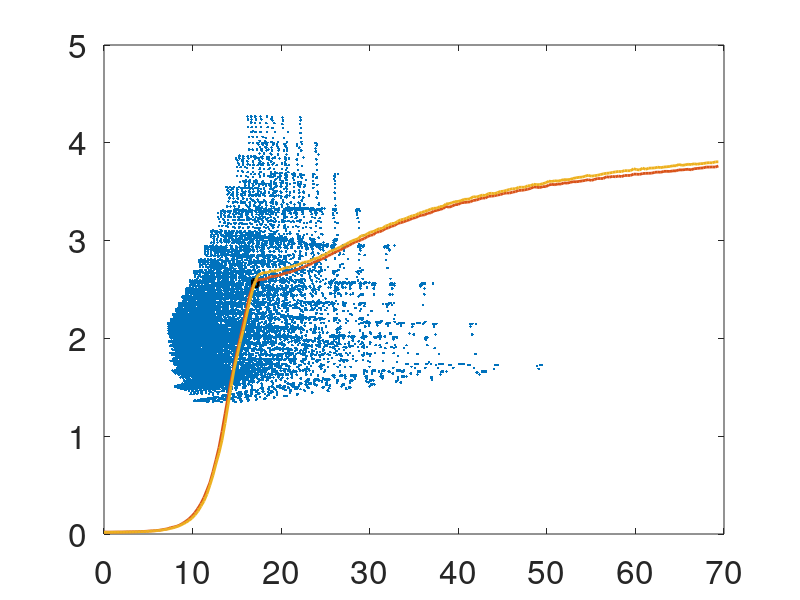
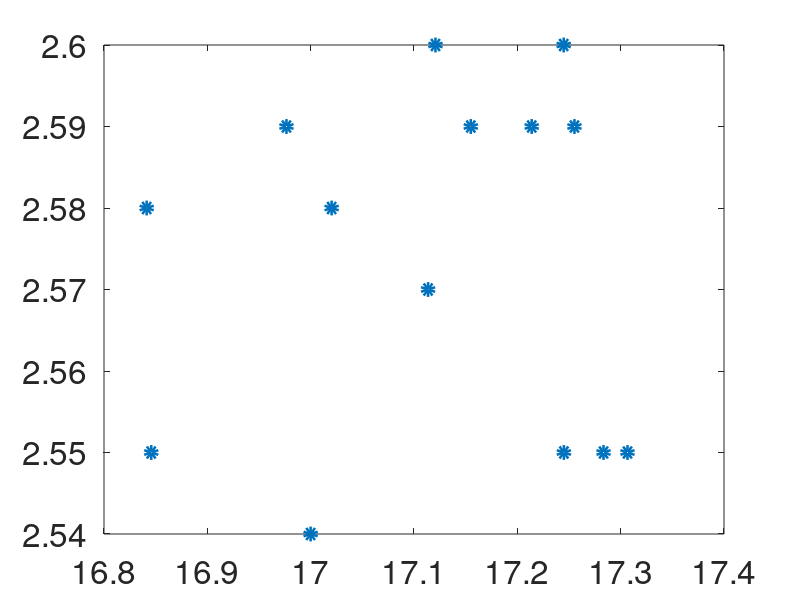

Write MATLAB code to recreate these figures, in order.
%% Program for find the exponential phase ending point
clear;
clc;

%% Load data
load loop52018510050400

%% Set the expect range
xlb = 16.743;
xub = 17.425;
ylb = 2.528;
yub = 2.601;
figure(1)
plot(Tn_unit,Xn_unit,'.');
hold on
rectangle('position',[xlb,ylb,xub-xlb,yub-ylb],'LineWidth',2)

%% load data
load CENPK21C_0410_1pct_glucose_pbpr  
CENPK21C_0410_1pct_glucose_pbpr_pop_density = CENPK21C_0410_1pct_glucose_pbpr.CENPK21C_0410_1pct_glucose_pbpr_pop_density;
CENPK21C_0410_1pct_glucose_pbpr_time = CENPK21C_0410_1pct_glucose_pbpr.CENPK21C_0410_1pct_glucose_pbpr_time;
CENPK21C_0410_1pct_glucose_pbpr_conc_pct = CENPK21C_0410_1pct_glucose_pbpr.CENPK21C_0410_1pct_glucose_pbpr_conc_pct;

%% unit convert from cell/microliter to gram/liter
unit = 1e6 * 4.6e-11;

%% S288C_0410_1pct_glucose_pbprch
pop_density_gL = CENPK21C_0410_1pct_glucose_pbpr_pop_density.*unit;
time = CENPK21C_0410_1pct_glucose_pbpr_time;
conc_pct = CENPK21C_0410_1pct_glucose_pbpr_conc_pct;
species = {'Sim','Exp Public','Exp Private'};

%% figure 1
pop_density_gL_mean = [];
re_exp_num = 4;
species_num = 2;

for i = 1:species_num   
    pop_density_gL_mean_unit = zeros(1,length(pop_density_gL));
    for j = re_exp_num*(i-1)+1:re_exp_num*(i-1)+re_exp_num
        pop_density_gL_mean_unit = pop_density_gL_mean_unit + pop_density_gL(j,:);
    end
    pop_density_gL_mean = [pop_density_gL_mean;pop_density_gL_mean_unit./re_exp_num];
end
for i = 1:species_num
    plot(time,pop_density_gL_mean(i,:),'LineWidth',2);   
    hold on
end
set(gca,'FontSize',24)

%% Find parameters
idxTn = find(Tn_unit>xlb&Tn_unit<xub);
idxXn = find(Xn_unit>ylb&Xn_unit<yub);
idxTnXn = intersect(idxTn,idxXn);
figure(2)
plot(Tn_unit(idxTnXn),Xn_unit(idxTnXn),'o','LineWidth',5);
set(gca,'FontSize',24)

%% Display parameter sets
step = 0;
for i = 5:1:20
    for j = 1:1:8
        for k = 5:5:100
            for l = 50:50:400
                step = step + 1;
                for m = 1:length(idxTnXn)
                    if step == idxTnXn(m)
                        disp(['Vgmx',num2str(i),' Vomax',num2str(j),' KLa',num2str(k),' Xi',num2str(l)]);
                    end
                end
            end
        end
    end
end
